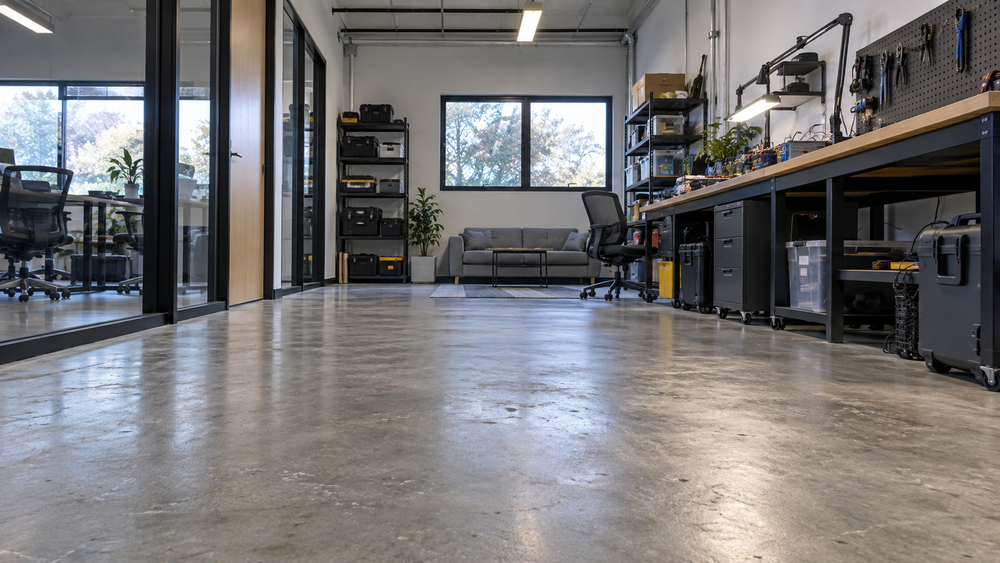
#> input picture web/fixtures/lab-review.png, 1000 x 563 px, shrunk from 1672 x 941 before the run
$ python -i alignment.py   (imports and definitions only)   (older library calls are emulated)
#> lines starting #> are read from the running program, lines starting #| are printed output that depends on the picture; after the words box and inside, x2 and y2 are one past the last pixel; in counts of white or black regions, pixels touching at a corner belong together
#> further down, picture is the input picture: shape (563, 1000, 3); mean B, G, R 116.9, 116.2, 117.9
"""Automatic check that registered depth lines up with its camera image.

Object outlines appear both as depth jumps and as brightness edges. When the
depth is aligned, depth jumps land on image edges far more often than when the
same depth is shifted by a few pixels. The check only applies to Spot's own
registered pairs (<camera>_depth_in_visual_frame); calibration, timestamp and
transform checks still run in pair_to_frame. Thresholds were set on synthetic
RGB-D frames and have not been validated on Spot captures, so a failed check
falls back to the manual confirmation in Sources.
"""
import numpy as np

SHIFTS_PX = ((6, 0), (-6, 0), (0, 6), (0, -6), (10, 0), (-10, 0), (0, 10), (0, -10))
MIN_DEPTH_EDGES = 150
MIN_SCORE = .25
MIN_RATIO = 1.3
PASSES_NEEDED = 3
ATTEMPTS_ALLOWED = 20


# [4 lines left out: function registered_depth_for, not called in this run]


def _image_edges(rgb):
    import cv2
    gray = rgb.astype(np.float32).mean(axis=2)
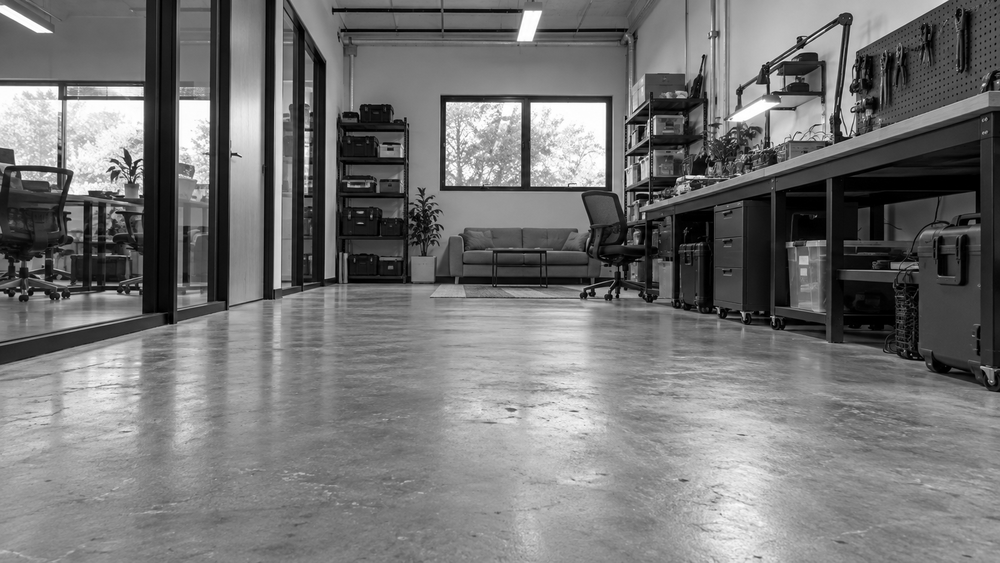
#> gray: shape (563, 1000) float32; min 0, max 255, mean 117
    gx = cv2.Sobel(gray, cv2.CV_32F, 1, 0, ksize=3)
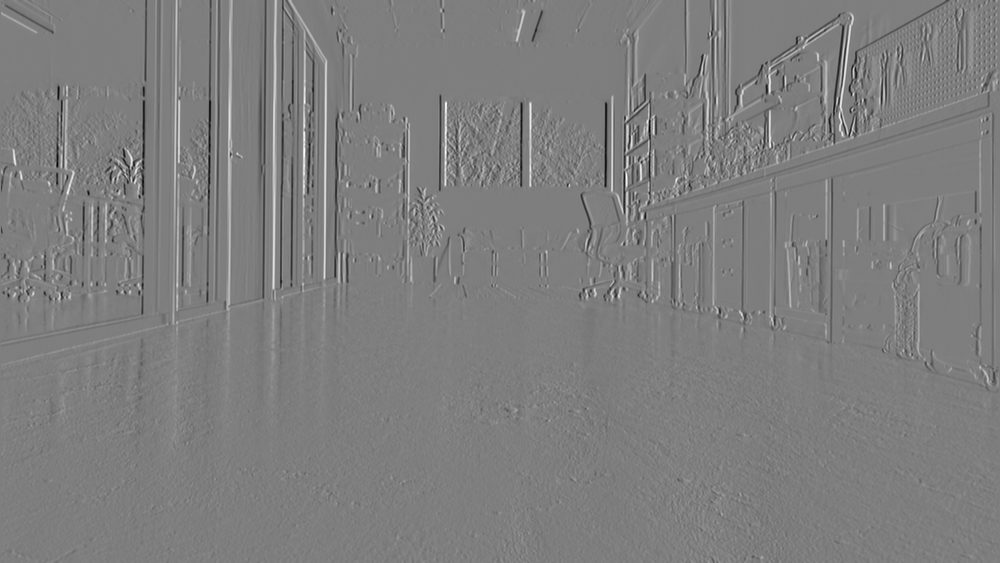
#> gx: shape (563, 1000) float32; min -824.3, max 837.3, mean -0.5; drawn with min black and max white
    gy = cv2.Sobel(gray, cv2.CV_32F, 0, 1, ksize=3)
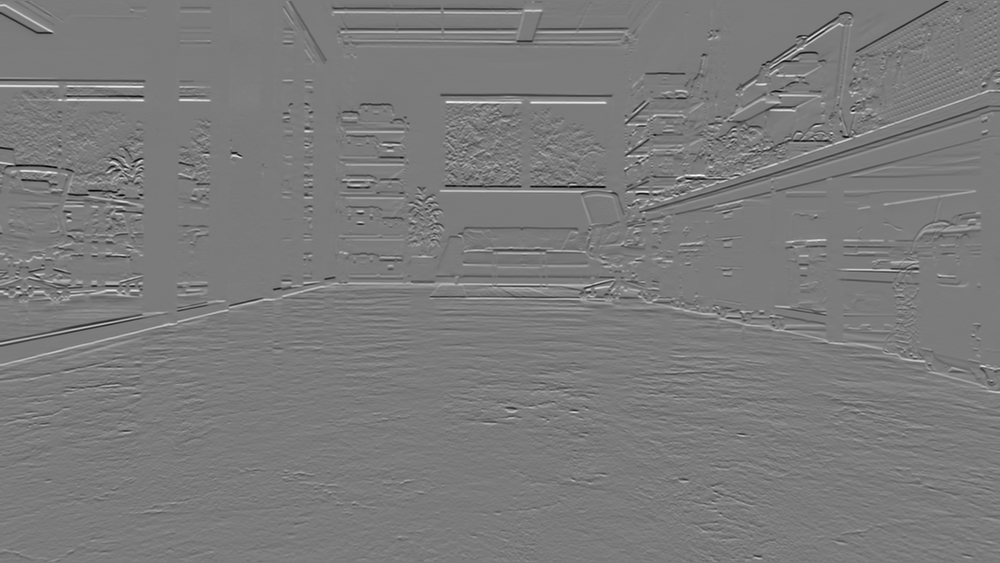
#> gy: shape (563, 1000) float32; min -823.3, max 878, mean 0.3; drawn with min black and max white
    magnitude = np.hypot(gx, gy)
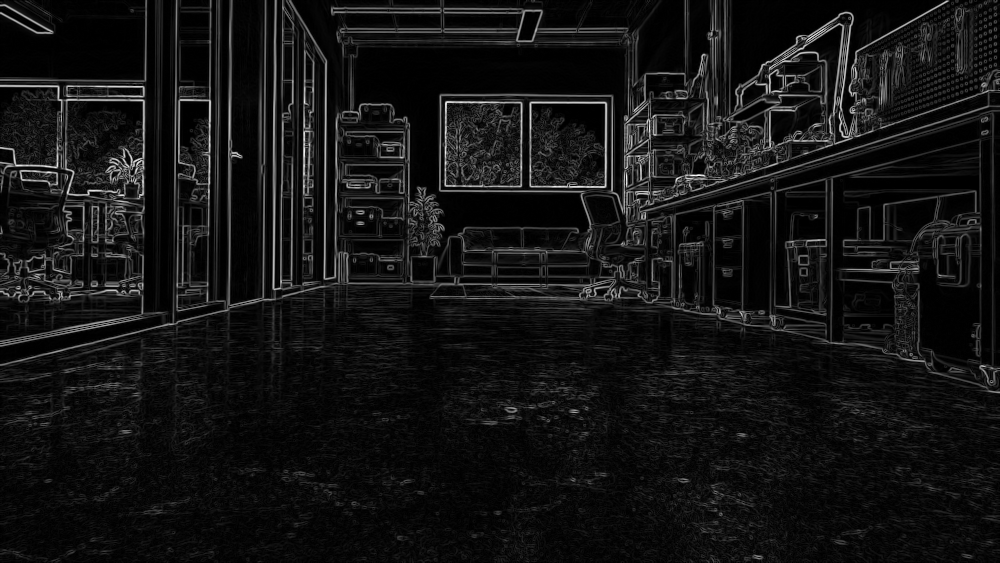
#> magnitude: shape (563, 1000) float32; min 0, max 880, mean 68.4; drawn with min black and max white
    edges = magnitude > max(np.percentile(magnitude, 85), 1e-3)
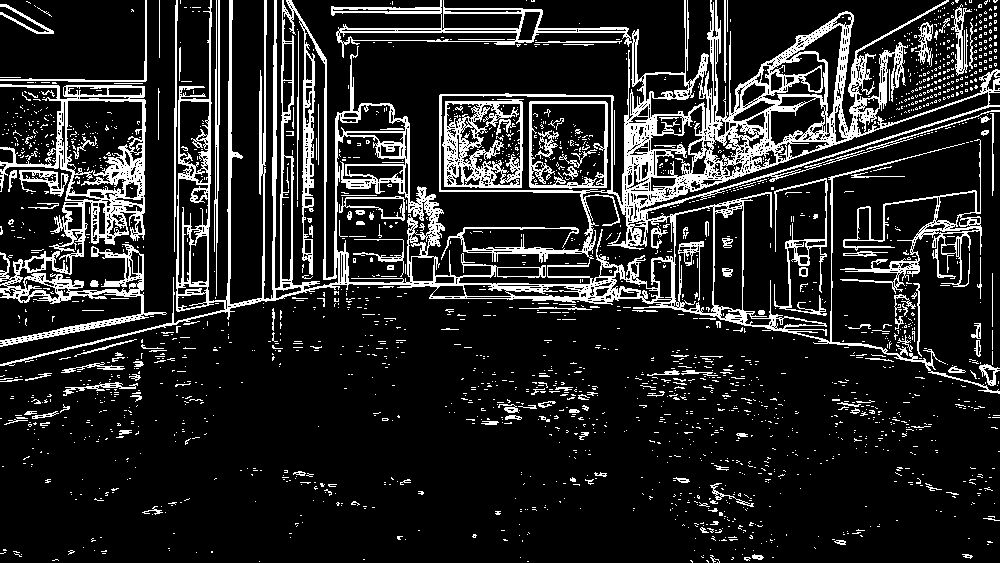
#> edges: shape (563, 1000) bool; 15% white in thin lines or dots
    # About two pixels of tolerance for depth quantization and resampling.
    return cv2.dilate(edges.astype(np.uint8), np.ones((5, 5), np.uint8)).astype(bool)
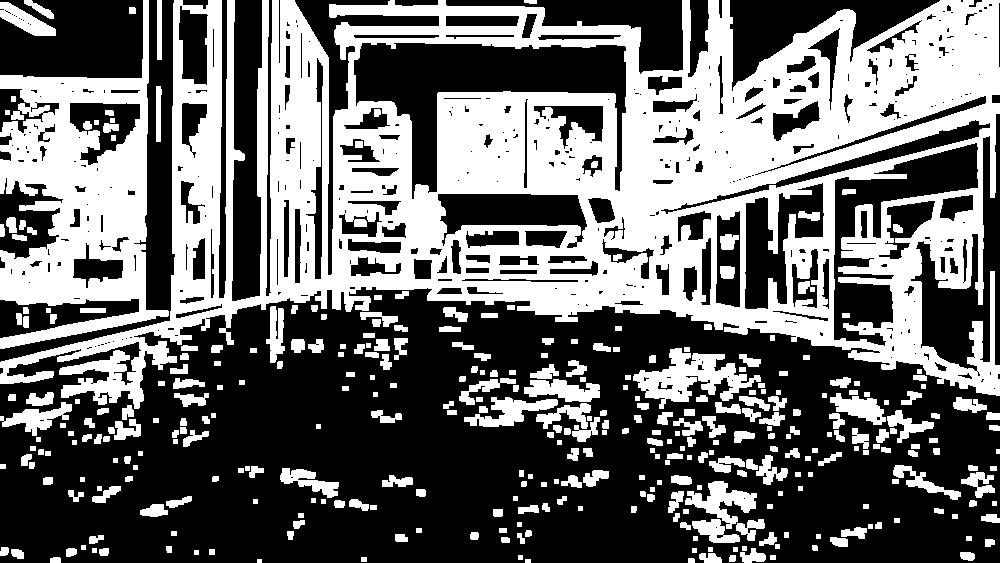
#> returned value: shape (563, 1000) bool; 41.7% white; 355 white regions, largest, box (x1, y1, x2, y2) and area: (0, 0, 1000, 409) 167171, (0, 0, 169, 349) 26971, (633, 348, 761, 409) 3386


# [31 lines left out: functions _depth_edges, edge_alignment, not called in this run]


def passes(aligned, shifted, count):
    return (count >= MIN_DEPTH_EDGES and aligned >= MIN_SCORE and
            aligned >= MIN_RATIO*max(shifted, 1e-6))


class AlignmentCheck:
    """Needs several passing frames; gives up after a bounded number of tries."""

    # [35 lines left out: functions __init__, observe, give_up_if_slow, not called in this run]

    def snapshot(self):
        return {"state": self.state, "detail": self.detail}

>>> import cv2
>>> picture = cv2.imread('../web/fixtures/lab-review.png')
>>> result = _image_edges(picture)
